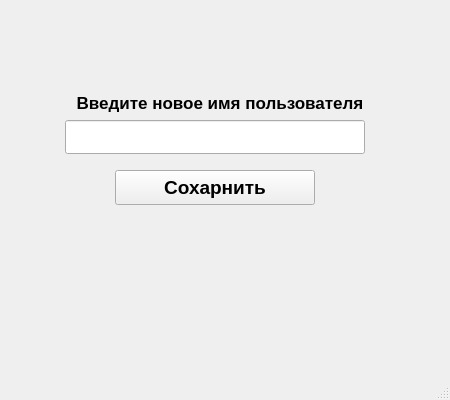
<?xml version="1.0" encoding="UTF-8"?>
<ui version="4.0">
 <class>MainWindow</class>
 <widget class="QMainWindow" name="MainWindow">
  <property name="geometry">
   <rect>
    <x>0</x>
    <y>0</y>
    <width>450</width>
    <height>400</height>
   </rect>
  </property>
  <property name="minimumSize">
   <size>
    <width>450</width>
    <height>400</height>
   </size>
  </property>
  <property name="maximumSize">
   <size>
    <width>450</width>
    <height>400</height>
   </size>
  </property>
  <property name="windowTitle">
   <string>Изменение имени пользователя</string>
  </property>
  <property name="windowIcon">
   <iconset>
    <normaloff>../Структурные фото/изменение.png</normaloff>../Структурные фото/изменение.png</iconset>
  </property>
  <widget class="QWidget" name="centralwidget">
   <widget class="QLineEdit" name="lineEdit">
    <property name="geometry">
     <rect>
      <x>65</x>
      <y>120</y>
      <width>300</width>
      <height>34</height>
     </rect>
    </property>
    <property name="font">
     <font>
      <pointsize>10</pointsize>
      <weight>50</weight>
      <italic>false</italic>
      <bold>false</bold>
     </font>
    </property>
   </widget>
   <widget class="QLabel" name="label">
    <property name="geometry">
     <rect>
      <x>0</x>
      <y>85</y>
      <width>440</width>
      <height>35</height>
     </rect>
    </property>
    <property name="font">
     <font>
      <family>Arial</family>
      <pointsize>13</pointsize>
      <weight>75</weight>
      <bold>true</bold>
     </font>
    </property>
    <property name="text">
     <string>Введите новое имя пользователя</string>
    </property>
    <property name="alignment">
     <set>Qt::AlignCenter</set>
    </property>
   </widget>
   <widget class="QPushButton" name="pushButton">
    <property name="geometry">
     <rect>
      <x>115</x>
      <y>170</y>
      <width>200</width>
      <height>35</height>
     </rect>
    </property>
    <property name="font">
     <font>
      <family>Arial</family>
      <pointsize>14</pointsize>
      <weight>75</weight>
      <italic>false</italic>
      <bold>true</bold>
     </font>
    </property>
    <property name="text">
     <string>Сохарнить</string>
    </property>
   </widget>
  </widget>
  <widget class="QStatusBar" name="statusbar">
   <property name="font">
    <font>
     <family>Arial</family>
     <pointsize>8</pointsize>
     <weight>75</weight>
     <bold>true</bold>
    </font>
   </property>
   <property name="styleSheet">
    <string notr="true">QStatusBar#statusBar {
color: red;
font: bold;}</string>
   </property>
  </widget>
 </widget>
 <resources/>
 <connections/>
</ui>
